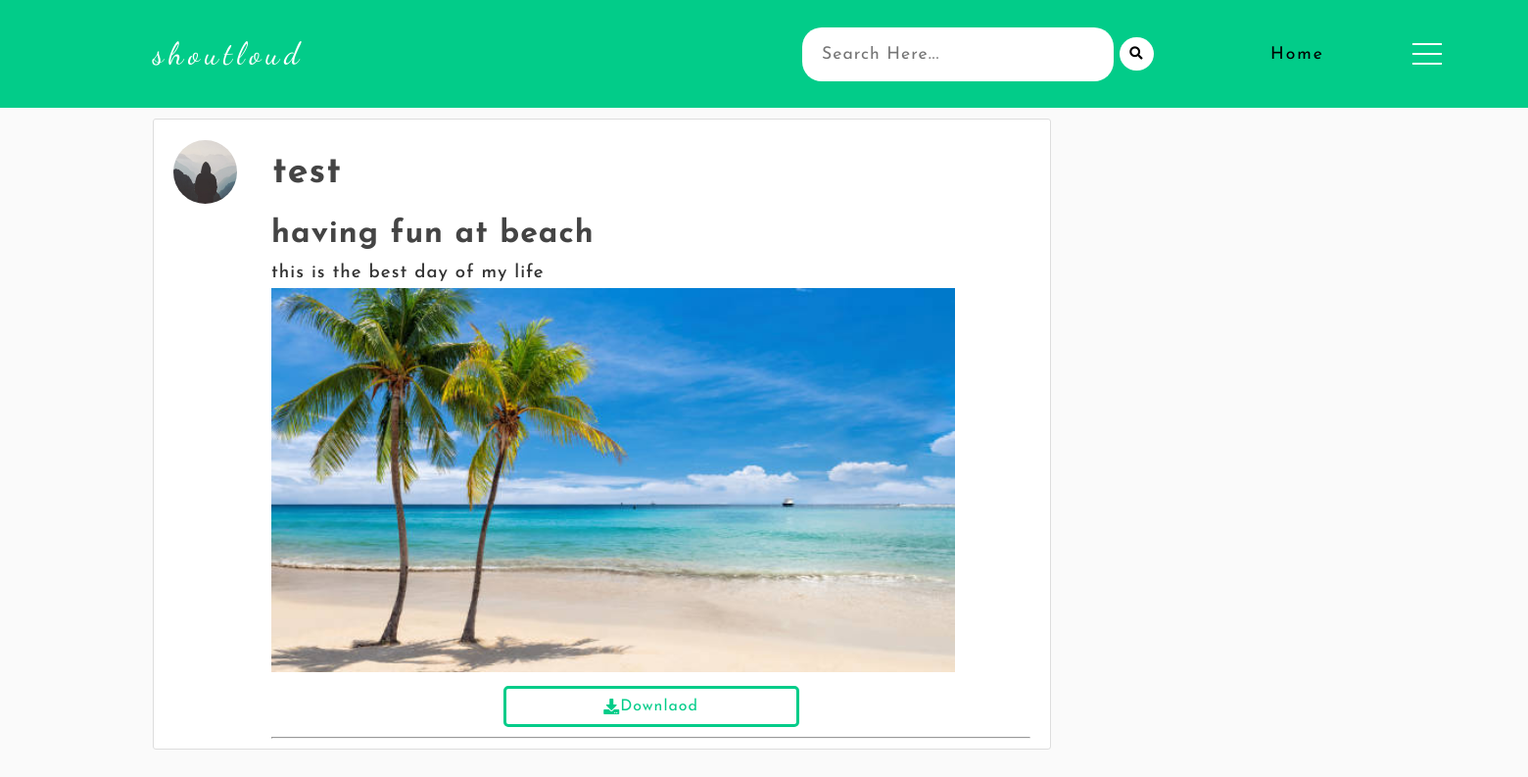
Page /post/23/ on the committed database.
### blog/models.py (models this page shows, shortened)
class Post(models.Model):
	title = models.CharField(max_length=100)
	file = models.FileField(null=True,blank=True,upload_to='Files')
	content = models.TextField()
	date_posted = models.DateTimeField(default=timezone.now)
	author = models.ForeignKey(User, on_delete=models.CASCADE)

### users/models.py (models this page shows, shortened)
class Profile(models.Model):
    user = models.OneToOneField(User, on_delete=models.CASCADE)
    image = models.ImageField(default='default.jpg', upload_to='profile_pics')

### blog/views.py (the view)
# urls.py: path('post/<int:pk>/', PostDetailView.as_view(), name='post-detail'),
class PostDetailView(DetailView):
    model = Post
    template_name = 'blog/post_detail.html'

### blog/templates/blog/post_detail.html (shortened to what this page needs)
{% extends "blog/base.html" %}
{% block content %}
<div class="jumbotron mt-3 shadow-lg">
      <article class="media content-section shadow">
        <div class="user-data">
        <a href="{{ post.author.profile.image.url }} " target="_blank" class="profile-img-container"> <img src="{{ post.author.profile.image.url }}  " alt="" class="article-img rounded-circle img-thumbnail img-fluid shadow">
        </a>
        <div class="article-metadata d-flex justify-content-between">
            <a class="mr-2 " href="{% url 'user-posts' post.author.username  %}"><h3>{{ post.author }}</h3></a>
          </div>
        </div>
        <div class="media-body">
          <h2><a class="article-title text-justify " href="{% url 'post-detail' post.id %}">{{ post.title }}</a></h2>
          <div class="d-flex justify-content-between">
            <p class="article-content text-justify text-truncate overflow-hidden">{{ post.content }}</p>
            {% if post.file %}
            <div class="post-media">
            <img class="img-post" src="{{post.file.url}}" onerror="this.onerror=null; this.remove();">
          </div>
      {% if object.author != user %}
          <div class="form-group mt-0 pt-0 d-flex justify-content-end">
            <a href="{{ object.file.url }}" download class="btn btn-primary flex-last" type="submit"><i class="fas fa-download"></i> Downlaod</a>
          </div>
        {% endif %}
                    {% endif %}
        <hr>
          </div>
        </div>
      </article>
    </div>
{% endblock content %}

### blog/static/blog/main.css (style rules this page uses)
* { margin: 0; padding: 0; box-sizing: border-box; letter-spacing: 1px; font-family: 'Josefin Sans', sans-serif; }
html,body { overflow-x: hidden; }
h1, h2, h3, h4, h5, h6 { color: #444444; }
.content-section { background: #ffffff; padding: 10px 20px; border: 1px solid #dddddd; border-radius: 3px; margin-bottom: 20px; }
.article-title { color: #444444; }
.article-content { white-space: pre-line; }
.article-img { height: 65px; width: 65px; margin-right: 16px; }
.article-metadata { padding-bottom: 1px; margin-bottom: 4px; border-bottom: 1px solid #e3e3e3 }
a { text-decoration: none; }
.content-section { width: 98%; }
.article-img { border-radius: 50%; }
.user-data { display: flex; font-size: 1.5rem; align-items: center; padding-top:1vh ; font-weight: 900; }
.article-metadata { border:none; padding-left: 20px; width: 90%; height: 100%; display: flex; align-items: center; font-weight: 900; }
.mr-2 { font-size: 2rem; }
.media-body { margin-left: 100px; }
.media-body h2 { border-top: 1px solid rgba(80, 80, 80,0.1); line-height: 50px; font-size: 2rem; }
.article-content { line-height: 30px; font-size: 1.2vw; font-weight: 500; }
.form-group { border: none; padding: 10px; display: flex; flex-direction: column; }
.form-group .btn { padding: 10px 20px; border:3px #02cc89 solid; border-radius: 5px; background: #fff; color: #02cc89; cursor: pointer; width: 40%; align-self: center; }
.btn { width: 20%; display: flex; align-items: center; justify-content: center; }
.post-media { height: fit-content; width: 90%; position: relative; overflow: hidden; }
.post-media .img-post { width: 100%; }
.rounded-circle { border-radius: 50%; }
.media-body h2 { border: none; }

### rows in the picture
Post: author.profile.image (placeholder picture), author "test", title "having fun at beach", content "this is the best day of my life", file (picture)
